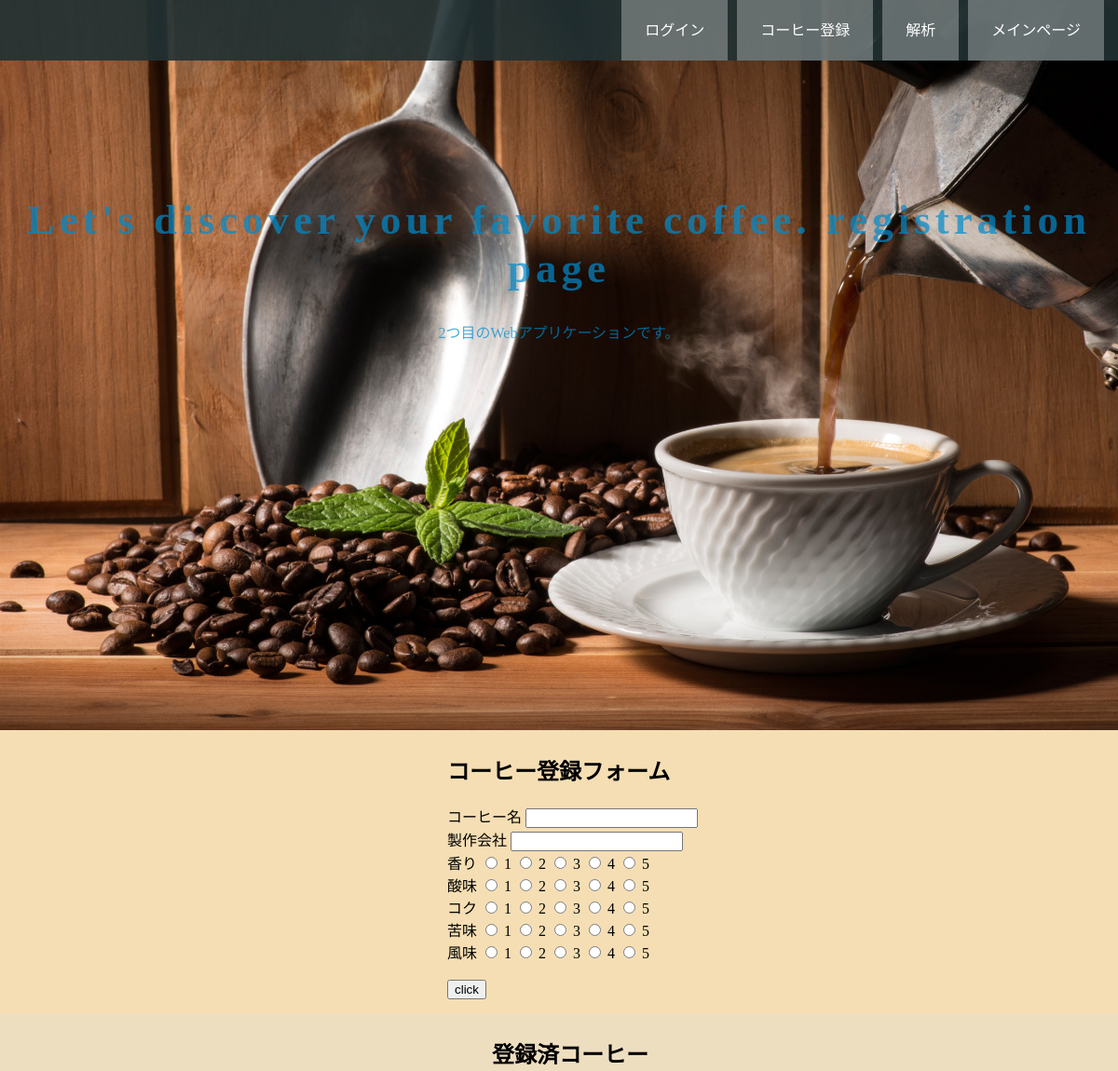
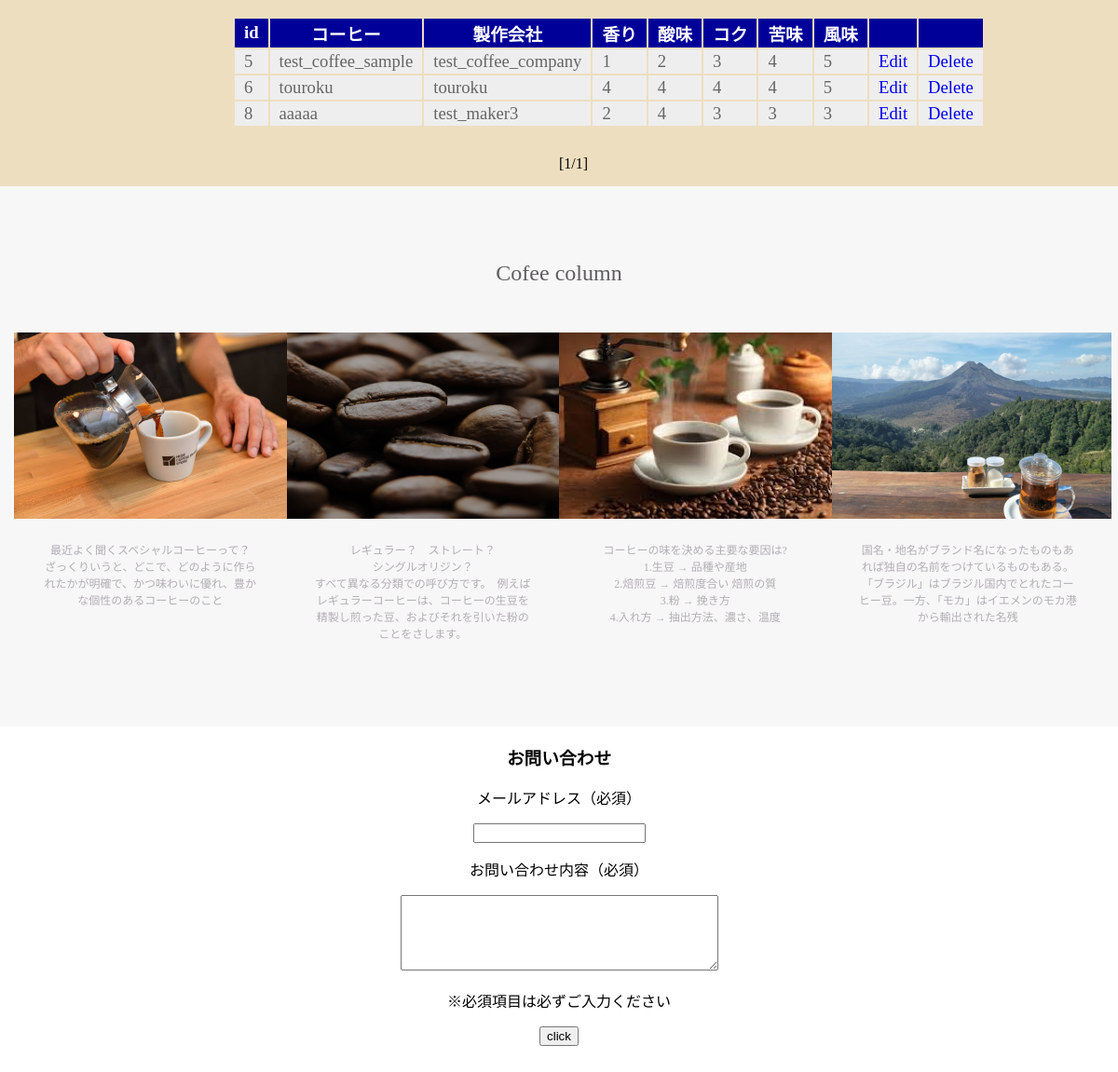
The app's page /registration with its own data (2 pictures, top to bottom).
### coffee_recomender/models.py (models this page shows, shortened)
class Coffee(models.Model):
    name = models.CharField(max_length=30) #コーヒー名
    company = models.CharField(max_length=30) #製作会社
    smell = models.IntegerField(validators=[ \
                MinValueValidator(1), \
                MaxValueValidator(5)]) #香り
    acidity = models.IntegerField(validators=[ \
                MinValueValidator(1), \
                MaxValueValidator(5)]) #酸味
    taste = models.IntegerField(validators=[ \
                MinValueValidator(1), \
                MaxValueValidator(5)]) #コク
    bitter = models.IntegerField(validators=[ \
                MinValueValidator(1), \
                MaxValueValidator(5)]) #苦味
    flavor = models.IntegerField(validators=[ \
                MinValueValidator(1), \
                MaxValueValidator(5)]) #風味

### coffee_recomender/views.py (the view)
# urls.py: path('registration', views.registration,name='registration'), #登録ページ
def registration(request,num=1):
    data = Coffee.objects.all()
    page = Paginator(data,5)
    params = {
        'queryform':QueryForm(),
        'form':RegistrationForm(),
        'data':page.get_page(num),
    }
    return render(request,'coffee_recomender/registration.html',params)

### coffee_recomender/forms.py
class QueryForm(Form):
    mail = EmailField(max_length=200)
    query = CharField(max_length=500,widget=Textarea(attrs={'rows': 5, 'cols': 40}))

class RegistrationForm(Form):
    data =[
        (1,1),
        (2,2),
        (3,3),
        (4,4),
        (5,5)
    ]
    name = CharField(label='コーヒー名',max_length=30) #コーヒー名
    company = CharField(label='製作会社',max_length=30) #製作会社
    smell = ChoiceField(label='香り',choices=data,widget=RadioSelect())
    acidity = ChoiceField(label='酸味',choices=data,widget=RadioSelect())
    taste = ChoiceField(label='コク',choices=data,widget=RadioSelect())
    bitter = ChoiceField(label='苦味',choices=data,widget=RadioSelect())
    flavor = ChoiceField(label='風味',choices=data,widget=RadioSelect())

### coffee_recomender/templates/coffee_recomender/registration.html (shortened to what this page needs)
{% load static %}
<!DOCTYPE html>
<html>
  <head>
    <link rel="stylesheet" href="{% static 'stylesheet_reg.css' %}">
  </head>
  <body>
    <header>
      <div class="container">
        <div class="header-right">
          <a href="/index" class="home">メインページ</a>
        </div>
        <div class="header-right">
          <a href="#" class="analysis">解析</a>
        </div>
        <div class="header-right">
          <a href="/registration/1" class="register">コーヒー登録</a>
        </div>
        <div class="header-right">
          <a href="#" class="login">ログイン</a>
        </div>
      </div>
    </header>
    <div class="top-wrapper">
      <div class="container">
        <h1>Let's discover your favorite coffee. registration page</h1>
        <p>2つ目のWebアプリケーションです。</p>
      </div>
    </div>
    <div class="input-form">
      <h2>コーヒー登録フォーム</h2>
      <form action="{% url 'post_registration' %}" method="post" autocomplete="off">
      {{ form.name.label }}
      {{ form.name }}
      <br>
      {{ form.company.label }}
      {{ form.company }}
      <br>
      {{ form.smell.label }}
      {% for radiobutton in form.smell %}
        {{ radiobutton }}
      {% endfor %}
      <br>
      {{ form.acidity.label }}
      {% for radiobutton in form.acidity %}
        {{ radiobutton }}
      {% endfor %}
      <br>
      {{ form.taste.label }}
      {% for radiobutton in form.taste %}
        {{ radiobutton }}
      {% endfor %}
      <br>
      {{ form.bitter.label }}
      {% for radiobutton in form.bitter %}
        {{ radiobutton }}
      {% endfor %}
      <br>
      {{ form.flavor.label }}
      {% for radiobutton in form.flavor %}
        {{ radiobutton }}
      {% endfor %}
      <br><br>
      <input type="submit" value="click">
      </form>
    </div>
    <div class="coffee-list">
      <h2>登録済コーヒー</h2>
      <table>
        <tr>
          <th>id</th>
          <th>コーヒー</th>
          <th>製作会社</th>
          <th>香り</th>
          <th>酸味</th>
          <th>コク</th>
          <th>苦味</th>
          <th>風味</th>
          <th></th>
          <th></th>
        </tr>
        {% for item in data %}
        <tr>
          <td>{{item.id}}</td>
          <td>{{item.name}}</td>
          <td>{{item.company}}</td>
          <td>{{item.smell}}</td>
          <td>{{item.acidity}}</td>
          <td>{{item.taste}}</td>
          <td>{{item.bitter}}</td>
          <td>{{item.flavor}}</td>
          <td><a href="{% url 'edit' item.id %}">Edit</a></td>
          <td><a href="{% url 'delete' item.id %}">Delete</a></td>
        </tr>
        {% endfor %}
      </table>
    </div>
    <div class="pagination">
      <span class="current">
        [{{data.number}}/{{data.paginator.num_pages}}]
      </span>
    </div>
    <div class="lesson-wrapper">
      <div class="container">
        <div class="heading">
          <h2>Cofee column</h2>
        </div>
        <div class="lessons">
          <div class="lesson">
            <div class="lesson-icon">
              <img src="{% static 'spesial.png' %}" >
            </div>
            <p class="txt-contents">
              最近よく聞くスペシャルコーヒーって？<br>
              ざっくりいうと、どこで、どのように作られたかが明確で、かつ味わいに優れ、豊かな個性のあるコーヒーのこと
            </p>
          </div>
          <div class="lesson">
            <div class="lesson-icon">
              <img src="{% static 'oishii_top_title_bg.png' %}" >
            </div>
            <p class="txt-contents">
              レギュラー？　ストレート？　<br>シングルオリジン？<br>
              すべて異なる分類での呼び方です。　例えばレギュラーコーヒーは、コーヒーの生豆を精製し煎った豆、およびそれを引いた粉のことをさします。<br>
            </p>
          </div>
          <div class="lesson">
            <div class="lesson-icon">
              <img src="{% static 'images.png' %}" >
            </div>
            <p class="txt-contents">
              コーヒーの味を決める主要な要因は?<br>
              1.生豆 → 品種や産地<br>
              2.焙煎豆 → 焙煎度合い 焙煎の質<br>
              3.粉 → 挽き方<br>
              4.入れ方 → 抽出方法、濃さ、温度
            </p>
          </div>
          <div class="lesson">
            <div class="lesson-icon">
              <img src="{% static 'img20180609144833-1484516849-1280x720.png' %}" >
            </div>
            <p class="txt-contents">
              国名・地名がブランド名になったものもあれば独自の名前をつけているものもある。<br>
              「ブラジル」はブラジル国内でとれたコーヒー豆。一方、「モカ」はイエメンのモカ港から輸出された名残
            </p>
          </div>
        </div>
      </div>
    </div>
    <div class='contact-form'>
      <h3>お問い合わせ</h3>
      <form action="{% url 'query' %}" method="post">
      <p>メールアドレス（必須）</p>
      {{queryform.mail}}
      <p>お問い合わせ内容（必須）</p>
      {{queryform.query}}
      <p>※必須項目は必ずご入力ください</p>
      <input type="submit" value="click">
      </form>
    </div>
    <footer>
    </footer>
  </body>
</html>

### coffee_recomender/static/stylesheet_reg.css (style rules this page uses)
body { margin: 0; font-family: "Hiragino Kaku Gothic ProN"; }
a { text-decoration: none; }
.container { width: 1170px; padding: 0 15px; margin: 0 auto; }
.top-wrapper { padding: 180px 0 400px 0; background-image: url("coffee.png"); background-size: cover; color: #008BCC; text-align: center; }
.top-wrapper h1 { opacity: 0.7; font-size: 45px; letter-spacing: 5px; }
.top-wrapper p { opacity: 0.7; }
header { height: 65px; width: 100%; background-color: rgba(34, 49, 52, 0.9); position:fixed; top:0px; z-index:10; }
.header-right { float: right; background-color: rgba(255, 255, 255, 0.3); transition: all 0.5s; margin-left: 10px; }
.header-right a { line-height: 65px; padding: 0 25px; color: white; display: block; }
.lesson-wrapper { height: 500px; padding-bottom: 80px; background-color: #f7f7f7; text-align: center; }
.heading { padding-top: 60px; padding-bottom: 30px; color: #5f5d60; }
.heading h2 { font-weight: normal; }
.lesson { float: left; width: 25%; }
.lesson-icon { position: relative; }
.txt-contents { width: 80%; display: inline-block; margin-top: 20px; font-size: 12px; color: #b3aeb5; }
.contact-form { text-align: center; }
.coffee-list h2 { padding-left:30%; }
.input-form { background:#f5deb3; padding-left:40%; padding-top:5px; padding-bottom:15px; }
.coffee-list { background:#eedec0; padding-left:20%; padding-top:5px; padding-bottom:15px; }
.pagination { background:#eedec0; padding-left:50%; padding-top:5px; padding-bottom:15px; }
.coffee-list table tr th { background-color:#009; color:white; padding:2px 10px; border-width:2px; }
.coffee-list table tr td { background-color:#eee; color:#666; padding:2px 10px; border-width:2px; }
footer { padding-top: 30px; }
table { margin:10px; font-size:14pt; }

### records on screen
Coffee: id "5", name "test_coffee_sample", company "test_coffee_company", smell "1", acidity "2", taste "3", bitter "4", flavor "5"
Coffee: id "6", name "touroku", company "touroku", smell "4", acidity "4", taste "4", bitter "4", flavor "5"
Coffee: id "8", name "aaaaa", company "test_maker3", smell "2", acidity "4", taste "3", bitter "3", flavor "3"

### other values on screen
{{ data.number }} "1"
{{ data.paginator.num_pages }} "1"
